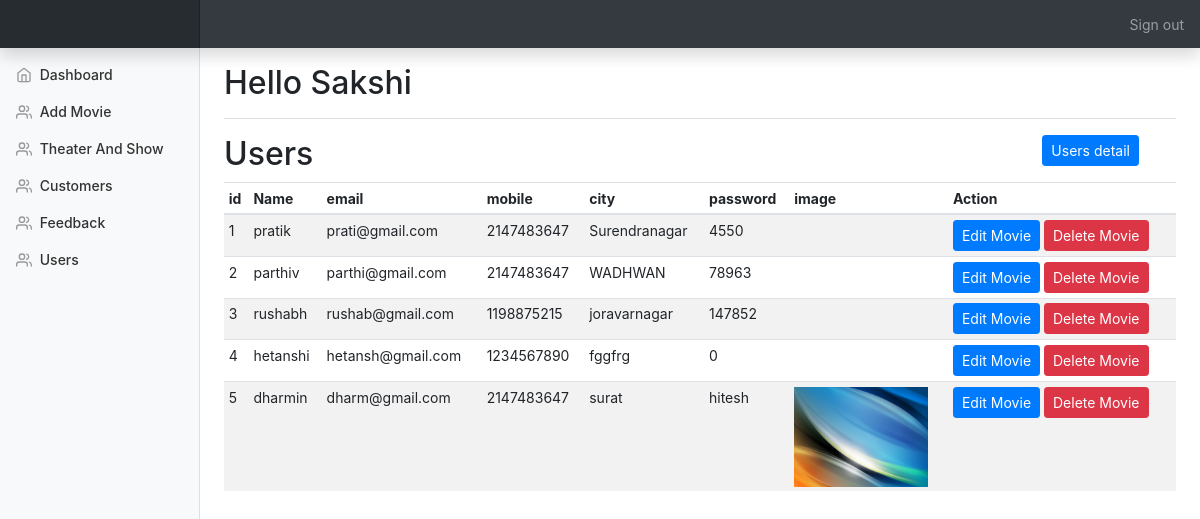
The page /admin/users.php (signed in) on the database as committed earlier.
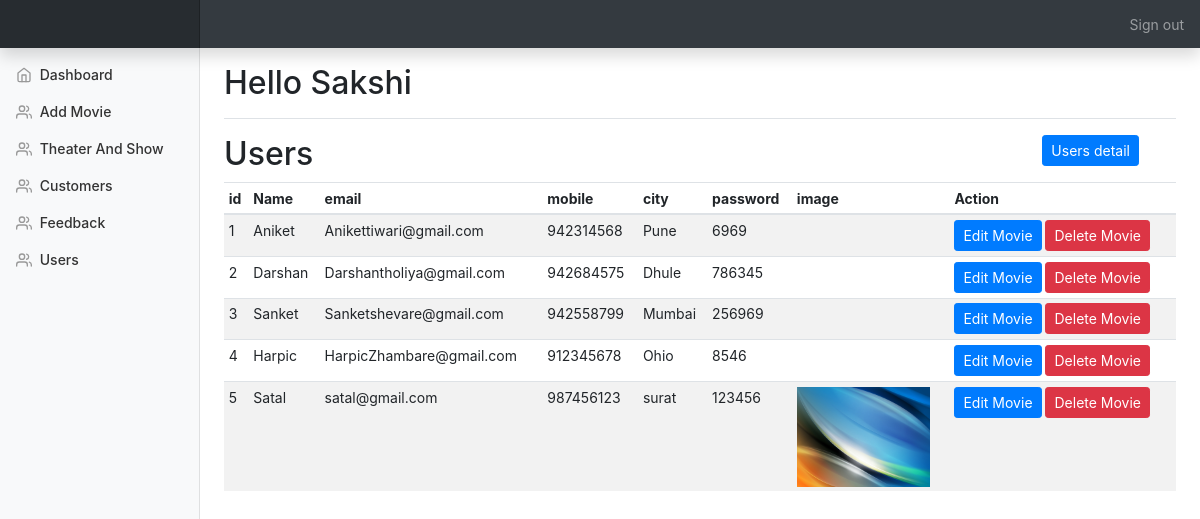
The same page on the database as committed later.
### tables this page shows
CREATE TABLE `user` (
  `id` int(25) NOT NULL,
  `username` varchar(100) NOT NULL,
  `email` varchar(100) NOT NULL,
  `mobile` int(10) NOT NULL,
  `city` varchar(25) NOT NULL,
  `password` varchar(12) NOT NULL,
  `image` varchar(100) NOT NULL
);

### admin/users.php (the view, shortened to what this page needs)
<!doctype html>
<html lang="en">
  <head>
    <link rel="stylesheet" href='css/all.css' type='text/css'>
    <link rel="stylesheet" href='css/bootstrap.min.css' type='text/css'>
    <link rel="stylesheet" href='css/dashboard.css' type='text/css'>
<?php include_once("./templates/top.php"); ?>
<?php include_once("./templates/navbar.php"); ?>
<div class="container-fluid">
  <div class="row">
    <?php include "./templates/sidebar.php"; ?>
      <div class="row">
      	<div class="col-10">
      		<h2>Users</h2>
      	</div>
      	<div class="col-2">
      		<a href="#" data-toggle="modal" data-target="#add_users_modal" class="btn btn-primary btn-sm">Users detail</a>
      	</div>
      </div>
      <div class="table-responsive">
        <table class="table table-striped table-sm">
          <thead>
            <tr>
              <th>id</th>
              <th>Name</th>
              <th>email</th>
              <th>mobile</th>
              <th>city</th>
              <th>password</th>
              <th>image</th>
              <th>Action</th>
            </tr>
          </thead>
          <tbody id="product_list">
           <?php
include_once 'Database.php';
$result = mysqli_query($conn,"SELECT * FROM user");
if (mysqli_num_rows($result) > 0) {
  while($row = mysqli_fetch_array($result)) {
    $id=$row['id'];?>
    <tr>
              <td><?php echo $row['id'];?></td>
              <td><?php echo $row['username'];?></td>
              <td><?php echo $row['email'];?></td>
              <td><?php echo $row['mobile'];?></td>
              <td><?php echo $row['city'];?></td>
              <td><?php echo $row['password'];?></td>
              <td><img src="image/<?php echo $row['image']; ?>" alt="" class="resize"></td>
              <td><button data-toggle="modal" type="button" data-target="#edit_users_modal<?php echo $id;?>" class="btn btn-primary btn-sm">Edit Movie</button>
              <button data-toggle="modal" type="button" data-target="#delete_users_modal<?php echo $id;?>" class="btn btn-danger btn-sm">Delete Movie</button></td></td>
            </tr>
  <?php
  }
}
?>
          </tbody>
        </table>
      </div>
    </main>
  </div>
</div>
<?php include_once("./templates/footer.php"); ?>

### admin/templates/top.php (shortened to what this page needs)
<link rel="stylesheet" href="./css/bootstrap.min.css">
<link rel="stylesheet" href="./css/all.css">
    <link href="./css/dashboard.css" rel="stylesheet">
  </head>
 <body>

### admin/templates/navbar.php
 <nav class="navbar navbar-dark fixed-top bg-dark flex-md-nowrap p-0 shadow">
  <a class="navbar-brand col-sm-3 col-md-2 mr-0" href="#"><img src="logo.png" alt=""></a>
  <ul class="navbar-nav px-3">
    <li class="nav-item text-nowrap">
    	<?php
    		if (isset($_SESSION['admin'])) {
    			?>
    				<a class="nav-link" href="../admin/admin-logout.php">Sign out</a>
    			<?php
    		}
    	?>
    </li>
  </ul>
</nav>

### admin/templates/sidebar.php (shortened to what this page needs)
<nav class="col-md-2 d-none d-md-block bg-light sidebar">
      <div class="sidebar-sticky">
        <ul class="nav flex-column">
          <li class="nav-item">
            <a class="nav-link" href="index.php">
              <span data-feather="home"></span>
              Dashboard <span class="sr-only">(current)</span>
            </a>
          </li>
         <li class="nav-item">
            <a class="nav-link" href="add-movie.php">
              <span data-feather="users"></span>
              Add Movie
            </a>
          </li>
         <li class="nav-item">
            <a class="nav-link" href="Theater_and_show.php">
              <span data-feather="users"></span>
              Theater And Show
            </a>
          </li>
          <li class="nav-item">
            <a class="nav-link" href="customers.php">
              <span data-feather="users"></span>
              Customers
            </a>
          </li>
           <li class="nav-item">
            <a class="nav-link" href="Feedback.php">
              <span data-feather="users"></span>
              Feedback
            </a>
          </li>
           <li class="nav-item">
            <a class="nav-link" href="users.php">
              <span data-feather="users"></span>
              Users
            </a>
          </li>
        </ul>
      </div>
    </nav>
    <main role="main" class="col-md-9 ml-sm-auto col-lg-10 px-4">
      <div class="d-flex justify-content-between flex-wrap flex-md-nowrap align-items-center pt-3 pb-2 mb-3 border-bottom">
        <h1 class="h2">Hello <?php echo $_SESSION["admin"]; ?></h1>
      </div>

### admin/templates/footer.php (shortened to what this page needs)
 </body>
</html>

### admin/css/dashboard.css (style rules this page uses)
body { font-size: .875rem; }
.feather { width: 16px; height: 16px; vertical-align: text-bottom; }
.sidebar { position: fixed; top: 0; bottom: 0; left: 0; z-index: 100; padding: 48px 0 0; box-shadow: inset -1px 0 0 rgba(0, 0, 0, .1); }
.sidebar-sticky { position: relative; top: 0; height: calc(100vh - 48px); padding-top: .5rem; overflow-x: hidden; overflow-y: auto; }
.sidebar .nav-link { font-weight: 500; color: #333; }
.sidebar .nav-link .feather { margin-right: 4px; color: #999; }
[role="main"] { padding-top: 133px; }
@media (min-width: 768px) { [role="main"] { padding-top: 48px; } }
.navbar-brand { padding-top: .75rem; padding-bottom: .75rem; font-size: 1rem; background-color: rgba(0, 0, 0, .25); box-shadow: inset -1px 0 0 rgba(0, 0, 0, .25); }
.resize { height: 100px; }

Rows that differ between the two databases and show on the page:
changed user id 1: username "pratik" → "Aniket"; email "prati@gmail.com" → "Anikettiwari@gmail.com"; mobile "2147483647" → "942314568"; city "Surendranagar" → "Pune"; password "4550" → "6969"
changed user id 2: username "parthiv" → "Darshan"; email "parthi@gmail.com" → "Darshantholiya@gmail.com"; mobile "2147483647" → "942684575"; city "WADHWAN" → "Dhule"; password "78963" → "786345"
changed user id 3: username "rushabh" → "Sanket"; email "rushab@gmail.com" → "Sanketshevare@gmail.com"; mobile "1198875215" → "942558799"; city "joravarnagar" → "Mumbai"; password "147852" → "256969"
changed user id 4: username "hetanshi" → "Harpic"; email "hetansh@gmail.com" → "HarpicZhambare@gmail.com"; mobile "1234567890" → "912345678"; city "fggfrg" → "Ohio"; password "0" → "8546"
changed user "surat": username "dharmin" → "Satal"; email "dharm@gmail.com" → "satal@gmail.com"; mobile "2147483647" → "987456123"; password "hitesh" → "123456"
